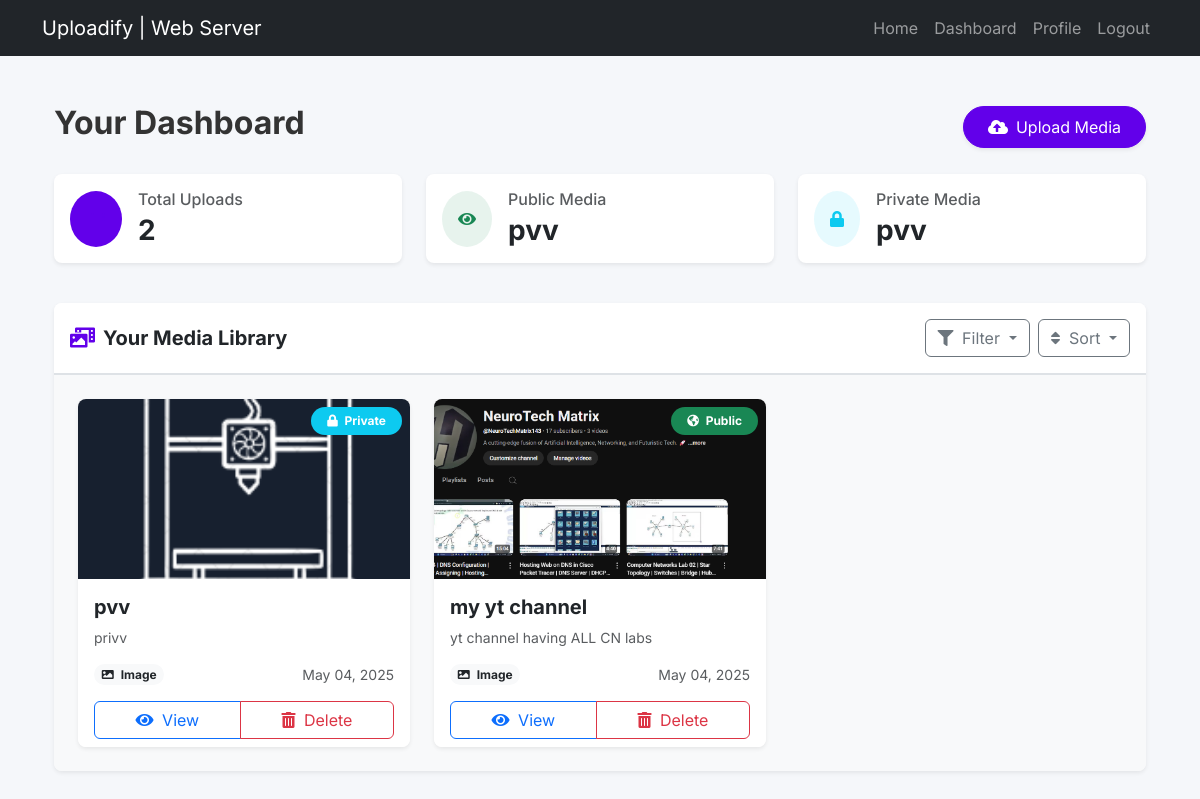
Screenshot of /dashboard/ (signed in) with the database file from the repository.
### media_uploads/models.py (models this page shows)
class MediaFile(models.Model):
    MEDIA_TYPES = (
        ('image', 'Image'),
        ('video', 'Video'),
        ('audio', 'Audio'),
    )
    user = models.ForeignKey(User, on_delete=models.CASCADE, related_name='media_files')
    title = models.CharField(max_length=100)
    caption = models.TextField(blank=True)
    file = models.FileField(upload_to='uploads/')
    media_type = models.CharField(max_length=5, choices=MEDIA_TYPES)
    is_public = models.BooleanField(default=True)
    uploaded_at = models.DateTimeField(auto_now_add=True)
    def __str__(self):
        return self.title
    class Meta:
        ordering = ['-uploaded_at']

### media_uploads/views.py (the view)
# urls.py: path('dashboard/', views.dashboard, name='dashboard'),
@login_required
def dashboard(request):
    user_media = MediaFile.objects.filter(user=request.user)
    return render(request, 'media_uploads/dashboard.html', {'media_files': user_media})

### templates/media_uploads/dashboard.html (shortened to what this page needs)
{% extends 'base/base.html' %}
{% block content %}
<div class="container py-4">
    <div class="row mb-4">
        <div class="col-md-12">
            <div class="d-flex justify-content-between align-items-center">
                <h2 class="fw-bold text-gray-800">Your Dashboard</h2>
                <a href="{% url 'media_uploads:upload_media' %}" class="btn btn-primary px-4 py-2 rounded-pill shadow-sm">
                    <i class="fas fa-cloud-upload-alt me-2"></i>Upload Media
                </a>
            </div>
        </div>
    </div>
    <div class="row">
        <div class="col-12 mb-4">
            <div class="row">
                <div class="col-md-4 mb-3">
                    <div class="card border-0 shadow-sm bg-white rounded-3 h-100">
                        <div class="card-body d-flex align-items-center">
                            <div class="rounded-circle bg-primary bg-opacity-10 p-3 me-3">
                                <i class="fas fa-photo-video text-primary"></i>
                            </div>
                            <div>
                                <h6 class="text-muted mb-1">Total Uploads</h6>
                                <h3 class="fw-bold mb-0">{{ media_files|length }}</h3>
                            </div>
                        </div>
                    </div>
                </div>
                <div class="col-md-4 mb-3">
                    <div class="card border-0 shadow-sm bg-white rounded-3 h-100">
                        <div class="card-body d-flex align-items-center">
                            <div class="rounded-circle bg-success bg-opacity-10 p-3 me-3">
                                <i class="fas fa-eye text-success"></i>
                            </div>
                            <div>
                                <h6 class="text-muted mb-1">Public Media</h6>
                                <h3 class="fw-bold mb-0">{{ media_files|dictsortreversed:"is_public"|last }}</h3>
                            </div>
                        </div>
                    </div>
                </div>
                <div class="col-md-4 mb-3">
                    <div class="card border-0 shadow-sm bg-white rounded-3 h-100">
                        <div class="card-body d-flex align-items-center">
                            <div class="rounded-circle bg-info bg-opacity-10 p-3 me-3">
                                <i class="fas fa-lock text-info"></i>
                            </div>
                            <div>
                                <h6 class="text-muted mb-1">Private Media</h6>
                                <h3 class="fw-bold mb-0">{{ media_files|dictsortreversed:"is_public"|last }}</h3>
                            </div>
                        </div>
                    </div>
                </div>
            </div>
        </div>
        <div class="col-md-12">
            <div class="card border-0 shadow-sm rounded-3 overflow-hidden">
                <div class="card-header bg-white py-3 border-bottom border-2">
                    <div class="d-flex justify-content-between align-items-center">
                        <h5 class="mb-0 fw-bold text-gray-800">
                            <i class="fas fa-photo-video me-2 text-primary"></i>Your Media Library
                        </h5>
                        <div class="d-flex">
                            <div class="dropdown me-2">
                                <button class="btn btn-outline-secondary dropdown-toggle" type="button" id="filterDropdown" data-bs-toggle="dropdown" aria-expanded="false">
                                    <i class="fas fa-filter me-1"></i> Filter
                                </button>
                            </div>
                            <div class="dropdown">
                                <button class="btn btn-outline-secondary dropdown-toggle" type="button" id="sortDropdown" data-bs-toggle="dropdown" aria-expanded="false">
                                    <i class="fas fa-sort me-1"></i> Sort
                                </button>
                            </div>
                        </div>
                    </div>
                </div>
                <div class="card-body bg-light p-4">
                    {% if media_files %}
                        <div class="row g-4">
                        {% for media in media_files %}
                            <div class="col-md-6 col-lg-4">
                                <div class="card h-100 border-0 shadow-sm hover-shadow transition-all rounded-3 overflow-hidden">
                                    <div class="card-media position-relative">
                                        {% if media.get_media_type_display == 'Image' %}
                                            <img src="{{ media.file.url }}" class="card-img-top" alt="{{ media.title }}" style="height: 180px; object-fit: cover;">
                                        {% elif media.get_media_type_display == 'Video' %}
                                            <div class="bg-dark d-flex align-items-center justify-content-center" style="height: 180px;">
                                                <i class="fas fa-play-circle text-white" style="font-size: 3rem;"></i>
                                            </div>
                                        {% elif media.get_media_type_display == 'Audio' %}
                                            <div class="bg-primary bg-opacity-10 d-flex align-items-center justify-content-center" style="height: 180px;">
                                                <i class="fas fa-music text-primary" style="font-size: 3rem;"></i>
                                            </div>
                                        {% else %}
                                            <div class="bg-secondary bg-opacity-10 d-flex align-items-center justify-content-center" style="height: 180px;">
                                                <i class="fas fa-file text-secondary" style="font-size: 3rem;"></i>
                                            </div>
                                        {% endif %}
                                        <div class="position-absolute top-0 end-0 m-2">
                                            {% if media.is_public %}
                                                <span class="badge bg-success rounded-pill px-3 py-2">
                                                    <i class="fas fa-globe-americas me-1"></i> Public
                                                </span>
                                            {% else %}
                                                <span class="badge bg-info rounded-pill px-3 py-2">
                                                    <i class="fas fa-lock me-1"></i> Private
                                                </span>
                                            {% endif %}
                                        </div>
                                    </div>
                                    <div class="card-body">
                                        <h5 class="card-title fw-bold text-truncate">{{ media.title }}</h5>
                                        <p class="card-text text-muted small mb-3">{{ media.caption|truncatechars:80 }}</p>
                                        <div class="d-flex justify-content-between align-items-center">
                                            <span class="badge bg-light text-dark rounded-pill">
                                                <i class="fas {% if media.get_media_type_display == 'Image' %}fa-image{% elif media.get_media_type_display == 'Video' %}fa-video{% elif media.get_media_type_display == 'Audio' %}fa-music{% else %}fa-file{% endif %} me-1"></i>
                                                {{ media.get_media_type_display }}
                                            </span>
                                            <small class="text-muted">
                                                {{ media.uploaded_at|date:"M d, Y" }}
                                            </small>
                                        </div>
                                    </div>
                                    <div class="card-footer bg-white border-0 pt-0">
                                        <div class="btn-group w-100">
                                            <a href="{% url 'media_uploads:media_detail' media.pk %}" class="btn btn-outline-primary flex-grow-1">
                                                <i class="fas fa-eye me-1"></i> View
                                            </a>
                                            <a href="{% url 'media_uploads:delete_media' media.pk %}" class="btn btn-outline-danger flex-grow-1"
                                               onclick="return confirm('Are you sure you want to delete this media?');">
                                                <i class="fas fa-trash-alt me-1"></i> Delete
                                            </a>
                                        </div>
                                    </div>
                                </div>
                            </div>
                        {% endfor %}
                        </div>
                    {% endif %}
                </div>
            </div>
        </div>
    </div>
</div>
{% endblock %}

### templates/media_uploads/dashboard.html (style rules this page uses)
:root { --primary: #6200EA; --secondary: #F5F7FA; --accent: #FF5722; --text-color: #333333; --success: #28a745; --info: #17a2b8; --warning: #ffc107; --danger: #dc3545; --light: #f8f9fa; --dark: #343a40; --gray-100: #f8f9fa; --gray-800: #343a40; }
body { font-family: 'Inter', 'Roboto', sans-serif; color: var(--text-color); background-color: var(--secondary); }
.btn-primary { background-color: var(--primary); border-color: var(--primary); }
.text-primary { color: var(--primary) !important; }
.bg-primary { background-color: var(--primary) !important; }
.transition-all { transition: all 0.3s ease; }

### rows the page displays
MediaFile: is_public+title "pvv", file (picture), shows "Private", title "pvv", caption "privv", media_type "Image", uploaded_at "May 04, 2025"
MediaFile: file (picture), shows "Public", title "my yt channel", caption "yt channel having ALL CN labs", media_type "Image", uploaded_at "May 04, 2025"

### other values shown
{{ media_files|length }} "2"
